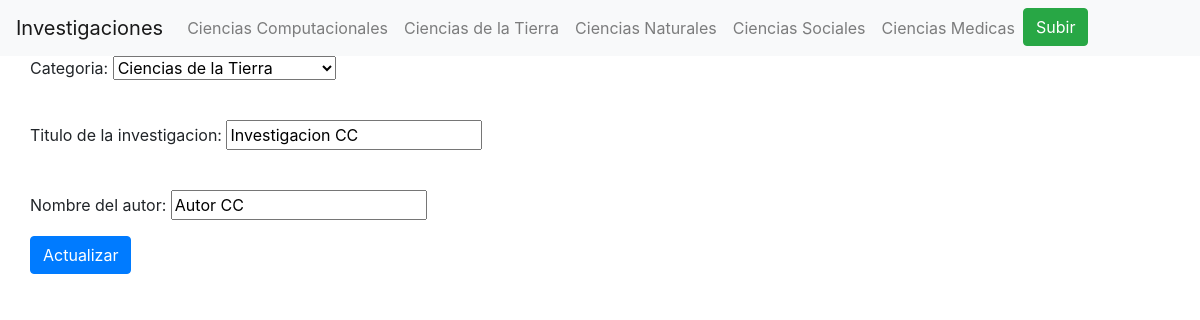
Screenshot of /update/7 with the database file from the repository.
### trabajos/models.py (models this page shows, shortened)
class Trabajo(models.Model):
    COMPUTACIONALES = 'CC'
    TIERRA = 'CT'
    NATURALES = 'CN'
    SOCIALES = 'CS'
    MEDICAS = 'CM'
    CATEGORIAS=(
        (COMPUTACIONALES, 'Ciencias Computacionales'),
        (TIERRA, 'Ciencias de la Tierra'),
        (NATURALES, 'Ciencias Naturales'),
        (SOCIALES, 'Ciencias Sociales'),
        (MEDICAS, 'Ciencias Medicas'),
    )
    documento = models.FileField(upload_to='documents/')
    categoria = models.CharField(max_length=2,choices=CATEGORIAS,default=COMPUTACIONALES)
    titulo = models.CharField(max_length=250)
    autor = models.CharField(max_length=250)
    timestamp=models.DateTimeField(auto_now_add=True)
    update = models.DateTimeField(auto_now_add=True)

### trabajos/views.py (the view)
# urls.py: path('update/<int:pk>', views.UpdateTrabajo.as_view(), name= "update_trabajo"),
class UpdateTrabajo(generic.UpdateView):
    template_name = "trabajo/update.html"
    model = Trabajo
    fields = ["categoria","titulo", "autor"]
    success_url = "/allList/"

### templates/trabajo/update.html (shortened to what this page needs)
{%extends "base.html"%}
{%block content%}
  <form method="POST">
    <div class="container">
      <div class="row">
        <div class="form-group">
          <p>Categoria: {{form.categoria}}</p><br>
          <p>Titulo de la investigacion: {{form.titulo}}</p><br>
          <p>Nombre del autor: {{form.autor}}</p>
          <input type="submit" name="create" value="Actualizar" class="btn btn-primary">
        </div>
      </div>
    </div>
  </form>
{%endblock%}

### rows the page displays
Trabajo: categoria "Ciencias de la Tierra", titulo "Investigacion CC", autor "Autor CC"
